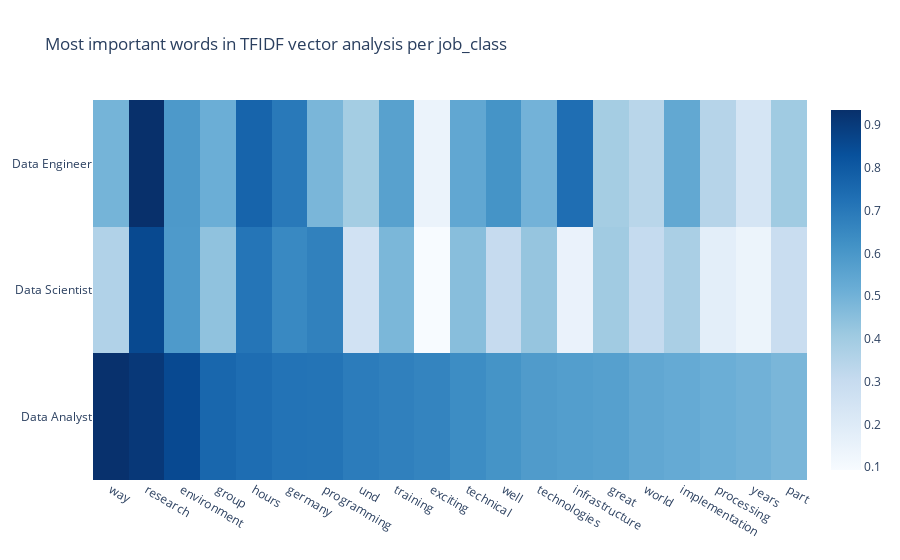

Notebook cell for this chart:
### Code cell
#heatmap
fig = go.Figure(data=go.Heatmap(
        z=[tfidf_analysis['Data Analyst'], tfidf_analysis['Data Scientist'], tfidf_analysis['Data Engineer']],
        x=tfidf_analysis.head(20).index.values,
        y=tfidf_analysis.columns,
        colorscale='Blues',
        hoverongaps = False))

fig.update_layout(title='Most important words in TFIDF vector analysis per job_class')

fig.show()

### Figure 1 — Plotly figure (JSON) as saved in the notebook; plotly's stock layout.template omitted (floating-point values rounded to 4 significant figures; data arrays with more than 128 entries replaced by an {"elided": "..."} marker saying what was removed)
{"data": [{"colorscale": [[0, "rgb(247,251,255)"], [0.125, "rgb(222,235,247)"], [0.25, "rgb(198,219,239)"], [0.375, "rgb(158,202,225)"], [0.5, "rgb(107,174,214)"], [0.625, "rgb(66,146,198)"], [0.75, "rgb(33,113,181)"], [0.875, "rgb(8,81,156)"], [1, "rgb(8,48,107)"]], "hoverongaps": false, "type": "heatmap", "x": ["way", "research", "environment", "group", "hours", "germany", "programming", "und", "training", "exciting", "technical", "well", "technologies", "infrastructure", "great", "world", "implementation", "processing", "years", "part"], "y": ["Data Analyst", "Data Scientist", "Data Engineer"], "z": {"elided": "3x200 float values"}}], "layout": {"title": {"text": "Most important words in TFIDF vector analysis per job_class"}}}
